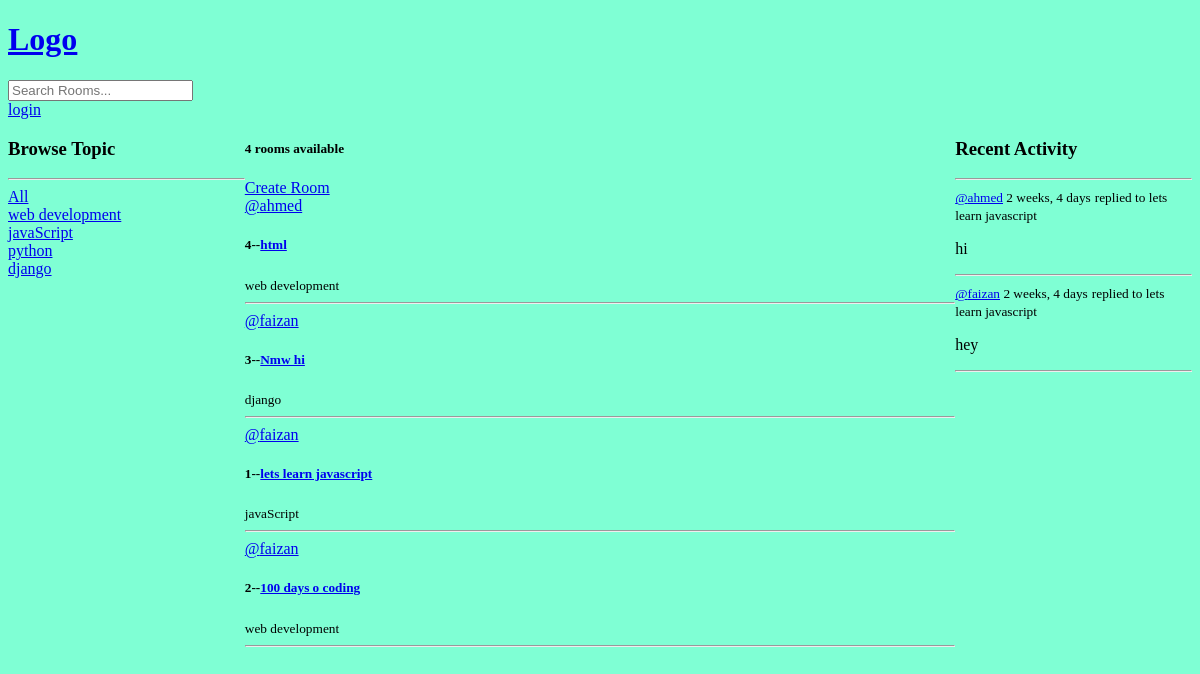
/, run on an earlier commit of the app's database.
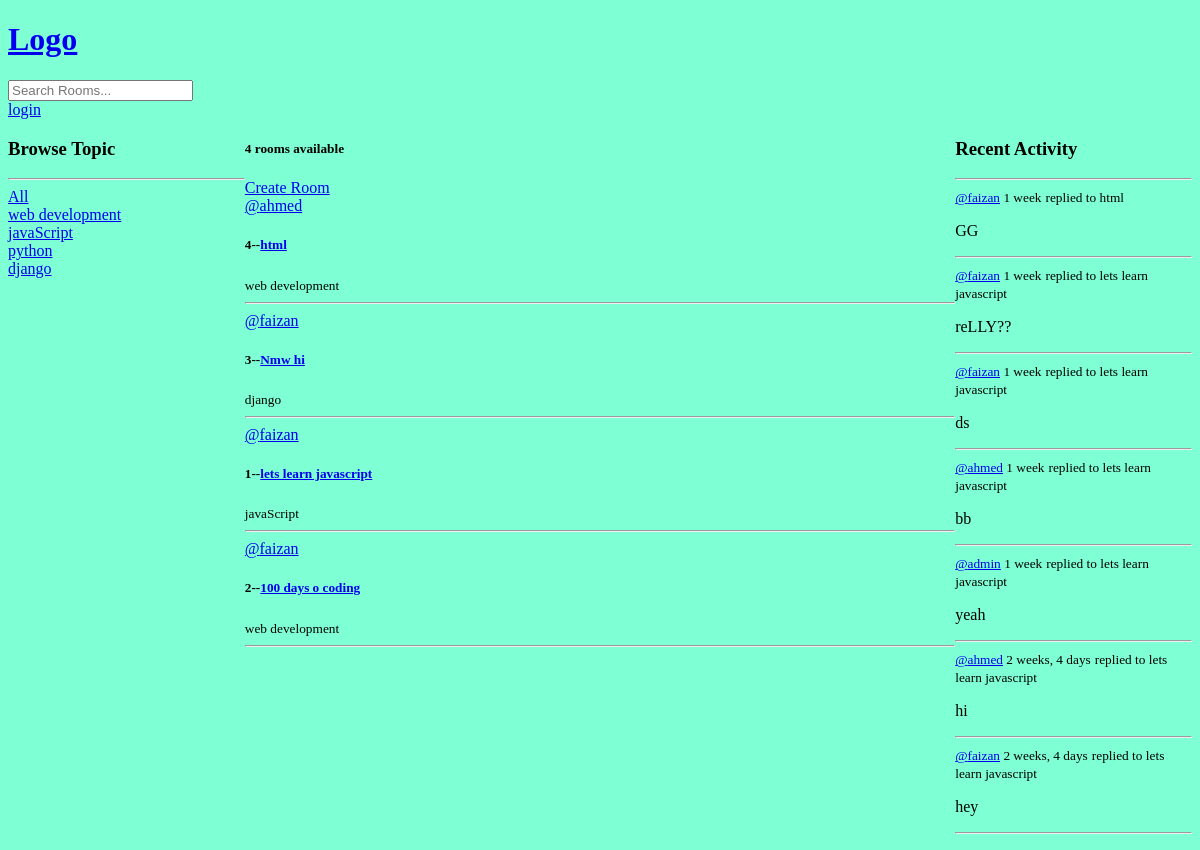
And on a later commit of the database.
### base/models.py (models this page shows, shortened)
class Topic(models.Model):
    name=models.CharField(max_length=200)

class Room(models.Model):
    host = models.ForeignKey(User, on_delete=models.SET_NULL, null=True)
    topic = models.ForeignKey(Topic, on_delete=models.SET_NULL, null=True)
    name = models.CharField(max_length=120)
    description = models.TextField(null=True, blank=True)
    participants= models.ManyToManyField(User, related_name='participants', blank=True)
    updated = models.DateTimeField(auto_now=True)
    created = models.DateTimeField(auto_now_add=True)
    class Meta:
        ordering=['-updated','-created']
    def __str__(self):
        return self.name

class Message(models.Model):
    user=models.ForeignKey(User, on_delete=models.CASCADE)
    room=models.ForeignKey(Room, on_delete=models.CASCADE)
    body=models.TextField()
    updated=models.DateTimeField(auto_now=True)
    created=models.DateTimeField(auto_now_add=True)
    class Meta:
        ordering=['-updated','-created']
    def __str__(self):
        return self.body[0:50]

### base/views.py (the view)
# urls.py: path('', views.home, name="home"),
def home(request):
    q=request.GET.get('q') if request.GET.get('q')!=None else ''
    rooms = Room.objects.filter(
        Q(topic__name__icontains=q) |
        Q(name__icontains=q) |
        Q(description__icontains=q)
        )
    topics = Topic.objects.all()
    room_count=rooms.count()
    room_messages = Message.objects.filter(Q(room__topic__name__icontains=q))
    context = {'rooms':rooms, 'topics':topics, 'room_count':room_count, 'room_messages':room_messages}
    return render(request, 'base/home.html', context)

### base/templates/base/home.html (shortened to what this page needs)
{% extends 'main.html' %}
{% block content %}
    <div class="home-container">
        <div>
            {% include 'base/topics_component.html' %}
        </div>
        <div>
            <h5>{{room_count}} rooms available</h5>
            <a href="{% url 'create-room' %}">Create Room<a>
                {% include 'base/feed_component.html' %}
    </div>
<div>
    {% include 'base/activity_component.html' %}
</div>
</div>
{% endblock content %}

### base/templates/base/topics_component.html
<h3>Browse Topic</h3>
            <hr>
            <div>
                <a href="{% url 'home' %}">All</a>
            </div>
            {% for topic in topics %}
                <div>
                    <a href="{% url 'home' %}?q={{topic.name}}">{{topic.name}}</a>
                </div>
            {% endfor %}

### base/templates/base/feed_component.html (shortened to what this page needs)
<div>
{% for room in rooms %}
<div>
    <a href=" {% url 'user-profile' room.host.id %} ">@{{room.host.username}}</a>
    <h5>{{room.id}}--<a href="{% url 'room' room.id %}">{{room.name}}</a></h5>
    <small>{{room.topic.name}}</small>
    <hr>
</div>
{% endfor %}
</div>

### base/templates/base/activity_component.html (shortened to what this page needs)
<h3>Recent Activity</h3>
    <hr>
    {% for message in room_messages %}
    <div>
        <small><a href=" {% url 'user-profile' message.user.id  %} ">@{{message.user}}</a>  {{message.created|timesince}}</small>
        <small>replied to {{message.room}}</small>
        <p>{{message}}</p>
        <hr>
    </div>
    {% endfor %}

What changed in the data, as far as the page shows it:
added Message: user "faizan", created "1 week", room "html", body "GG"
added Message: user "faizan", created "1 week", room "lets learn javascript", body "reLLY??"
added Message: user "faizan", created "1 week", room "lets learn javascript", body "ds"
added Message: user "ahmed", created "1 week", room "lets learn javascript", body "bb"
added Message: user "admin", created "1 week", room "lets learn javascript", body "yeah"
